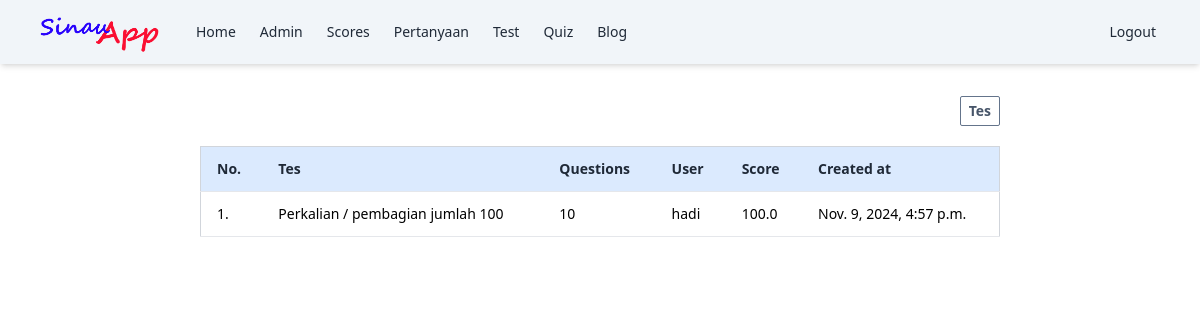
The page /tes/scores/ (signed in) on the database its author committed.
### tesApp/models.py (models this page shows, shortened)
class ResultTes(models.Model):
  tes = models.ForeignKey(Tes, on_delete=models.CASCADE)
  user = models.ForeignKey(User, on_delete=models.CASCADE)
  score = models.FloatField()
  created = models.DateTimeField(auto_now_add=True)
  class Meta:
      verbose_name_plural = "Tes Result"

class Tes(models.Model):
    name = models.CharField(max_length=100)
    topic = models.CharField(max_length=120)
    number_of_questions = models.IntegerField()
    time = models.IntegerField(help_text="time in second")
    command = models.CharField(max_length=255, default='isilah pertanyaan dibawah ini')
    required_score_to_pass = models.FloatField()
    class Meta:
      verbose_name_plural = "Tes"

### tesApp/views.py (the view)
# urls.py: path('scores/', views.scores_tes, name='scores_tes'),
@login_required
def scores_tes(request):
  user_id = request.user.id
  results = ResultTes.objects.filter(user_id=user_id).order_by('-created')
  return render(request, 'tes/results.html', {'results': results})

### templates/tes/results.html (shortened to what this page needs)
{% extends "base.html" %}
{% block content %}
<div class="overflow-auto p-2  flex justify-center mt-6">
  <div class="w-full  md:w-[800px]">
      <div class="flex justify-end mb-5">
          <a  href="{% url "tes_list" %}">
              <div
                  class="text-slate-600 text-center text-sm font-semibold py-2 md:py-1 px-2 border border-slate-500  rounded-sm  hover:bg-slate-800 hover:text-white">
                  Tes
              </div>
          </a>
      </div>
      <table class=" bg-white border w-full border-gray-300 text-sm">
          <thead>
              <tr class="bg-blue-100 border-b">
                  <th class="text-left py-3 px-4 font-semibold text-sm text-gray-800">No.</th>
                  <th class="text-left py-3 px-4 font-semibold text-sm text-gray-800">Tes</th>
                  <th class="text-left py-3 px-4 font-semibold text-sm text-gray-800">Questions</th>
                  <th class="text-left py-3 px-4 font-semibold text-sm text-gray-800">User</th>
                  <th class="text-left py-3 px-4 font-semibold text-sm text-gray-800">Score</th>
                  <th class="text-left py-3 px-4 font-semibold text-sm text-gray-800">Created at</th>
              </tr>
          </thead>
          <tbody>
             {% for result in results %}
              <tr class="hover:bg-green-50">
                  <td class="py-3 px-4 border-b">{{ forloop.counter }}.</td>
                  <td class="py-3 px-4 border-b">{{result.tes.name}}</td>
                  <td class="py-3 px-4  border-b">{{result.tes.number_of_questions}}</td>
                  <td class="py-3 px-4 border-b">{{result.user.username}}</td>
                  <td class="py-3 px-4 border-b">{{result.score}}</td>
                  <td class="py-3 px-4 border-b">{{ result.created }} </td>
                </tr>
                {% endfor %}
          </tbody>
      </table>
  </div>
</div>
{% endblock content %}

### rows shown on the page
ResultTes: tes.name "Perkalian / pembagian jumlah 100", tes.number_of_questions "10", user.username "hadi", score "100.0", created "Nov. 9, 2024, 4:57 p.m."
